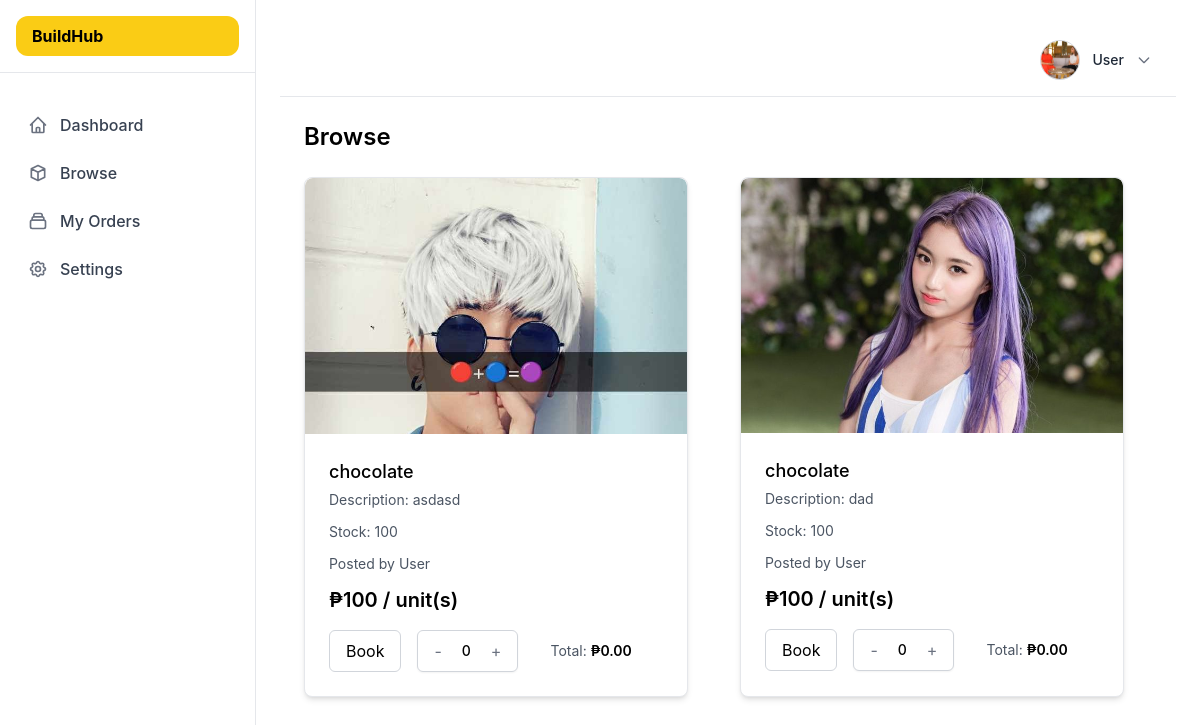
The page /Buildhub/buyer/orders.php on the database its author committed.
### tables this page shows
CREATE TABLE `order_items` (
  `id` int(11) UNSIGNED NOT NULL,
  `user_id` int(11) UNSIGNED NOT NULL,
  `order_id` int(11) UNSIGNED NOT NULL,
  `product_id` int(11) UNSIGNED NOT NULL,
  `product_name` varchar(255) NOT NULL,
  `description` varchar(255) NOT NULL,
  `unit_price` int(11) NOT NULL,
  `quantity` int(11) NOT NULL,
  `file` varchar(255) NOT NULL,
  `line_total` int(11) NOT NULL,
  `created_at` datetime NOT NULL DEFAULT current_timestamp(),
  `updated_at` datetime NOT NULL DEFAULT current_timestamp() ON UPDATE current_timestamp()
);

### Buildhub/buyer/orders.php (the view, shortened to what this page needs)
<?php
$conn=mysqli_connect("localhost","root","","user_db");
$sql  = "SELECT * FROM order_items";
$result = mysqli_query($conn, $sql);
?>
<!DOCTYPE html>
<html lang="en">
<head>
    <script src="https://cdn.tailwindcss.com"></script>
</head>
<body class="bg-white font-sans antialiased">
  <div class="flex flex-col md:flex-row min-h-screen">
    <?php include '../nav/sidebar_buyer.php'; ?>
    <main class="ml-16 md:ml-64 p-0 md:p-6 flex-1">
        <?php include '../nav/topbar_buyer.php'; ?>
        <div class="p-6">
            <h2 class="text-2xl font-semibold text-black mb-6">Browse</h2>
            <div class="grid grid-cols-1 md:grid-cols-2 gap-6">
                <?php
                while($row = mysqli_fetch_assoc($result))
                {
                ?>
<div class="bg-white rounded-lg shadow-md overflow-hidden border border-gray-200 max-w-sm">
  <img src="../images/<?php echo $row['file']; ?>" alt="Cement Bags" class="w-full h-auto max-h-48 md:max-h-64 object-cover rounded-t-lg" />
  <div class="p-6">
    <h3 class="text-lg font-medium text-black mb-1"><?php echo $row['product_name']; ?></h3>
    <p class="text-gray-600 text-sm mb-3">Description: <?php echo $row['description']; ?></p>
    <p class="text-gray-600 text-sm mb-3">Stock: <?php echo $row['quantity']; ?></p>
    <p class="text-gray-600 text-sm mb-3">Posted by <?= htmlspecialchars($_SESSION['fname'] ?? 'User') ?></p>
    <p class="text-xl font-semibold text-black mb-4">
      ₱<span class="product-price"><?php echo $row['unit_price']; ?></span> / unit(s)
    </p>
    <div class="flex items-center gap-x-4">
      <form action="checkout.php" method="POST" class="book-form flex items-center gap-x-4" data-image="../images/<?php echo $row['file']; ?>">
        <button type="submit"
          class="book-btn px-4 py-2 bg-white text-black border border-gray-300 rounded-md hover:bg-gray-50 transition-colors">
          Book
        </button>
        <div class="flex items-center border border-gray-300 rounded-md px-2 py-1 bg-white shadow-sm">
          <button type="button" class="decreaseBtn px-2 py-1 text-gray-500 hover:text-gray-700 ">-</button>
          <span class="counter mx-3 text-sm font-medium">0</span>
          <button type="button" class="increaseBtn px-2 py-1 text-gray-500 hover:text-gray-700">+</button>
        </div>
        <p class="ml-4 text-sm text-gray-600 whitespace-nowrap">
          Total: <span class="total-value font-semibold text-black">₱0.00</span>
        </p>
      </form>
    </div>
  </div>
</div>
<?php
}
?>
            </div>
        </div>
    </main>
  </div>
</body>
</html>

### Buildhub/nav/sidebar_buyer.php (shortened to what this page needs)
<aside class="bg-white border-r border-gray-200 w-16 md:w-64 flex flex-col transition-all duration-300 fixed top-0 left-0 h-screen z-[20] overflow-y-auto">
  <div class="p-4 border-b border-gray-200 flex-shrink-0">
    <div class="bg-yellow-400 text-black font-bold px-4 py-2 rounded-xl text-sm md:text-base hidden md:block">BuildHub</div>
  </div>
  <nav class="flex-1 p-2 md:p-4 space-y-1 md:space-y-2 mt-4">
    <a href="../buyer/index.php" class="sidebar-item w-full flex items-center space-x-3 px-3 py-2 rounded-xl text-gray-700 hover:bg-gray-100 transition-all duration-200 font-medium active:bg-yellow-100 active:text-yellow-700">
      <span class="sidebar-label hidden md:inline">Dashboard</span>
    </a>
    <a href="../buyer/orders.php" class="sidebar-item w-full flex items-center space-x-3 px-3 py-2 rounded-xl text-gray-700 hover:bg-gray-100 transition-all duration-200 font-medium">
      <svg class="heroicon w-5 h-5 text-gray-500" fill="none" stroke="currentColor" viewBox="0 0 24 24">
        <path stroke-linecap="round" stroke-linejoin="round" stroke-width="2" d="M20 7l-8-4-8 4m16 0l-8 4m8-4v10l-8 4m0-10L4 7m8 4v10M4 7v10l8 4"></path>
      </svg>
      <span class="sidebar-label hidden md:inline">Browse</span>
    </a>
    <a href="../buyer/myorders.php" class="sidebar-item w-full flex items-center space-x-3 px-3 py-2 rounded-xl text-gray-700 hover:bg-gray-100 transition-all duration-200 font-medium">
      <span class="sidebar-label hidden md:inline">My Orders</span>
    </a>
    <a href="../buyer/settings.php" class="sidebar-item w-full flex items-center space-x-3 px-3 py-2 rounded-xl text-gray-700 hover:bg-gray-100 transition-all duration-200 font-medium">
      <span class="sidebar-label hidden md:inline">Settings</span>
    </a>
  </nav>
</aside>

### Buildhub/nav/topbar_buyer.php (shortened to what this page needs)
<div class="sticky top-0 z-[10] bg-white border-b border-gray-200 px-6 py-4 flex justify-end items-center transition-all duration-300 lg:ml-640">
  <div class="relative">
    <button id="profileButton" class="flex items-center space-x-3 focus:outline-none">
      <img src="../images/korina.png" alt="user-image" class="w-10 h-10 rounded-full border border-gray-300" />
      <div class="hidden md:block text-left">
        <h4 class="text-sm font-medium text-gray-800"><?= htmlspecialchars($_SESSION['fname'] ?? 'User') ?></h4>
      </div>
      <svg xmlns="http://www.w3.org/2000/svg" class="h-4 w-4 text-gray-500 ml-1" fill="none" viewBox="0 0 24 24" stroke="currentColor">
        <path stroke-linecap="round" stroke-linejoin="round" stroke-width="2" d="M19 9l-7 7-7-7" />
      </svg>
    </button>
  </div>
</div>

### rows shown on the page
order_items: file (picture), product_name "chocolate", description "asdasd", quantity "100", unit_price "100"
order_items: file (picture), product_name "chocolate", description "dad", quantity "100", unit_price "100"

### other values the page prints
$_SESSION['fname'] "User"
